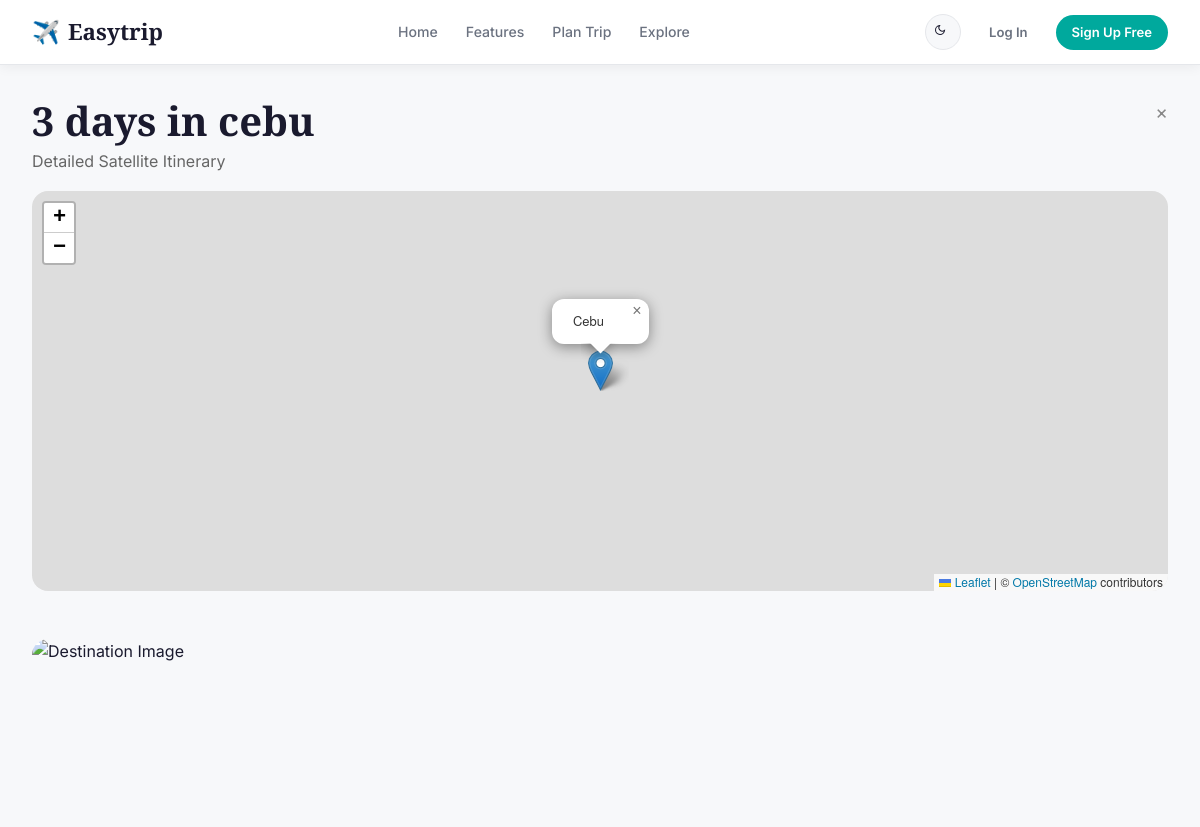
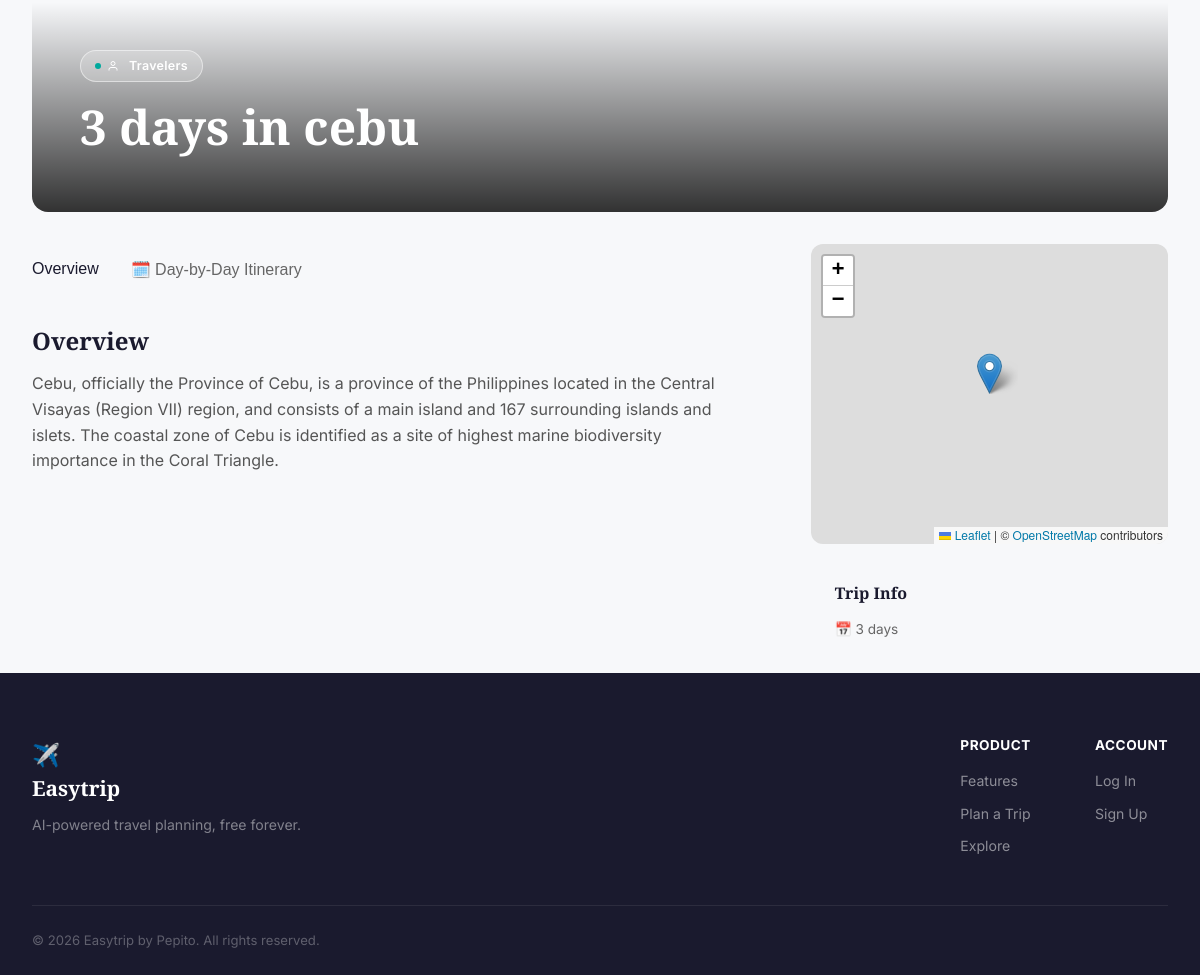
The page /trip/26/ on the database its author committed (2 pictures, top to bottom).
### planner/models.py (models this page shows, shortened)
class Trip(models.Model):
    user = models.ForeignKey(User, on_delete=models.CASCADE, null=True, blank=True)
    destination = models.CharField(max_length=200)
    trip_length = models.IntegerField(default=3)
    group_size = models.CharField(max_length=50, blank=True)
    start_date = models.DateField(null=True, blank=True)
    end_date = models.DateField(null=True, blank=True)
    interests = models.JSONField(default=list, blank=True)
    budget_total = models.DecimalField(max_digits=12, decimal_places=2, null=True, blank=True)
    budget_currency = models.CharField(max_length=10, default='USD', blank=True)
    budget_breakdown = models.JSONField(default=dict, blank=True)  # e.g. {"accommodation": 100, "food": 150, ...}
    title = models.CharField(max_length=200, blank=True)
    overview = models.TextField(blank=True)
    image_url = models.URLField(max_length=500, blank=True)
    latitude = models.FloatField(null=True, blank=True)
    longitude = models.FloatField(null=True, blank=True)
    created_at = models.DateTimeField(default=timezone.now)

### planner/views.py (the view, shortened to what this page needs)
# urls.py: path('trip/<int:trip_id>/', views.trip_detail, name='trip_detail'),
def trip_detail(request, trip_id):
    trip = get_object_or_404(Trip, id=trip_id)
    days = trip.days.all()
    recommended_spots = []
    breakdown_total = 0
    budget_exceeded = False
    if trip.budget_total and trip.budget_breakdown:
        breakdown_total = sum(
            float(v) for k, v in trip.budget_breakdown.items()
            if isinstance(v, (int, float))
        )
        budget_exceeded = breakdown_total > float(trip.budget_total)
    parsed_days = []
    for day in days:
        try:
            parsed_days.append(json.loads(day.description))
        except (json.JSONDecodeError, TypeError):
            parsed_days.append(None)
    context = {
        'trip': trip,
        'days': days,
        'parsed_days': parsed_days,
        'has_generated': any(d is not None for d in parsed_days),
        'recommended_spots': recommended_spots,
        'budget_exceeded': budget_exceeded,
        'breakdown_total': breakdown_total,
        'mapbox_token': settings.MAPBOX_TOKEN,
    }
    return render(request, 'detail.html', context)

### templates/detail.html (shortened to what this page needs)
{% extends 'base.html' %}
{% load static %}
{% block extra_head %}
<link rel="stylesheet" href="https://unpkg.com/leaflet@1.9.4/dist/leaflet.css"
 />
{% endblock %}
{% block content %}
<div class="detail-container" style="margin-top: 2rem;">
    <div style="margin-bottom: 1rem; position: relative;">
        <a href="{% url 'home' %}" style="position:absolute;right:0;top:0;color:#888;text-decoration:none;font-size:1.2rem;">×</a>
        <h1 style="font-size: 2.5rem; margin-bottom: 0.25rem;">{{ trip.title|default:"Trip" }}</h1>
        <p style="color: #666;">Detailed Satellite Itinerary</p>
    </div>
    <div id="map" style="margin-bottom: 3rem;"></div>
    <div class="detail-hero">
        <img src="{{ trip.image_url|default:'https://images.unsplash.com/photo-1476514525535-07fb3b4ae5f1?auto=format&fit=crop&q=80&w=1200' }}"
            alt="Destination Image">
        <div class="detail-hero-content">
            <span class="pill-tag" style="background-color:rgba(255,255,255,0.2);color:white;border:1px solid rgba(255,255,255,0.5);">
                <svg width="12" height="12" viewBox="0 0 24 24" fill="none" stroke="currentColor" stroke-width="2" style="vertical-align:middle;margin-right:4px;">
                    <path d="M20 21v-2a4 4 0 0 0-4-4H8a4 4 0 0 0-4 4v2"></path>
                    <circle cx="12" cy="7" r="4"></circle>
                </svg>
                {{ trip.group_size|default:"Travelers" }}
            </span>
            <h1>{{ trip.title|default:"Trip" }}</h1>
        </div>
    </div>
    <div class="detail-grid">
        <div class="main-content">
            <div class="nav-tabs">
                <button class="active" onclick="switchTab('overview', this)">Overview</button>
                <button onclick="switchTab('itinerary', this)">🗓️ Day-by-Day Itinerary</button>
            </div>
            <div id="overview" class="tab-content active overview-section">
                <h3>Overview</h3>
                <p>{{ trip.overview }}</p>
            </div>
        </div>
        <div class="sidebar">
            <div id="map-small" style="height:300px;border-radius:12px;margin-bottom:1rem;"></div>
            <div style="background:var(--white);padding:1.5rem;border-radius:12px;border:1px solid var(--border-color);">
                <h4 style="margin-bottom:1rem;">Trip Info</h4>
                <p style="font-size:0.85rem;color:#666;margin-bottom:0.5rem;">
                    📅 {{ trip.trip_length }} day{{ trip.trip_length|pluralize }}
                </p>
            </div>
        </div>
    </div>
</div>
{% endblock %}

### static/css/style.css (style rules this page uses)
:root { --bg: #F7F8FA; --bg-alt: #FFFFFF; --card-bg: #FFFFFF; --text: #1A1A2E; --text-muted: #6B7280; --primary: #00A99D; --primary-hover: #008f84; --primary-light: #E6F7F6; --accent: #FF6B35; --border: #E5E7EB; --shadow: 0 2px 12px rgba(0,0,0,0.06); --shadow-lg: 0 8px 32px rgba(0,0,0,0.10); --navbar-bg: #FFFFFF; --navbar-border: #E5E7EB; --footer-bg: #1A1A2E; --footer-text: #9CA3AF; --input-bg: #FFFFFF; --font-serif: 'Playfair Display', serif; --font-sans: 'Inter', sans-serif; --radius: 12px; --radius-lg: 20px; }
*, *::before, *::after { margin: 0; padding: 0; box-sizing: border-box; }
html { scroll-behavior: smooth; }
body { background-color: var(--bg); color: var(--text); font-family: var(--font-sans); line-height: 1.6; overflow-x: hidden; transition: background-color 0.3s ease, color 0.3s ease; }
h1, h2, h3, h4, h5, h6 { font-family: var(--font-serif); font-weight: 700; color: var(--text); line-height: 1.2; }
a { color: inherit; text-decoration: none; transition: color 0.2s; }
img { display: block; max-width: 100%; }
.pill-tag { display: inline-flex; align-items: center; gap: 6px; padding: 5px 14px; border-radius: 20px; background: var(--primary-light); color: var(--primary); font-size: 0.78rem; font-weight: 600; letter-spacing: 0.3px; margin-bottom: 1rem; }
.pill-tag::before { content: ''; width: 6px; height: 6px; border-radius: 50%; background: var(--primary); }

### templates/detail.html (style rules this page uses)
.detail-hero { position: relative; height: 400px; width: 100%; overflow: hidden; border-radius: 16px; margin-bottom: 2rem; }
.detail-hero img { width: 100%; height: 100%; object-fit: cover; }
.detail-hero-content { position: absolute; bottom: 0; left: 0; width: 100%; padding: 3rem; background: linear-gradient(to top, rgba(0,0,0,0.8), transparent); color: white; }
.detail-hero-content h1 { color: white; font-size: 3rem; margin-bottom: 0.5rem; }
.detail-container { max-width: 1200px; margin: 0 auto; padding: 0 2rem; }
.nav-tabs { display: flex; gap: 2rem; border-bottom: 1px solid var(--border-color); margin-bottom: 2rem; }
.nav-tabs button { background: none; border: none; padding: 1rem 0; font-size: 1rem; font-weight: 500; color: #666; cursor: pointer; position: relative; }
.nav-tabs button.active { color: var(--text-color); }
.nav-tabs button.active::after { content: ''; position: absolute; bottom: -1px; left: 0; width: 100%; height: 2px; background-color: var(--text-color); }
.tab-content { display: none; }
.tab-content.active { display: block; }
.detail-grid { display: grid; grid-template-columns: 2fr 1fr; gap: 4rem; }
.overview-section h3 { font-size: 1.5rem; margin-bottom: 1rem; }
.overview-section p { color: #555; margin-bottom: 2rem; }
#map { height: 400px; border-radius: 16px; z-index: 10; }

### rows shown on the page
Trip: title "3 days in cebu", group_size "Travelers", overview "Cebu, officially the Province of Cebu, is a province of the Philippines located in the Central Visayas (Region VII) region, and consists of a main island and 167 surrounding islands and islets. The coastal zone of Cebu is identified as a site of highest marine biodiversity importance in the Coral Triangle.", trip_length "3"
